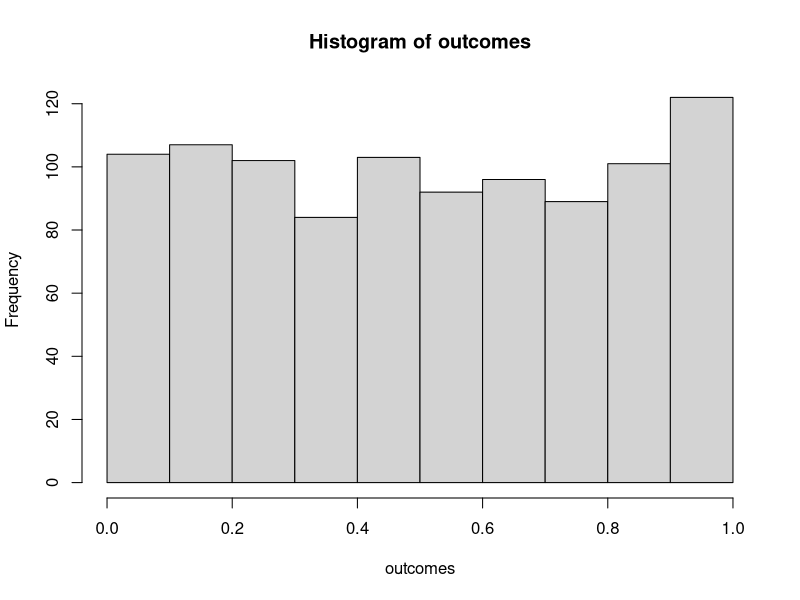
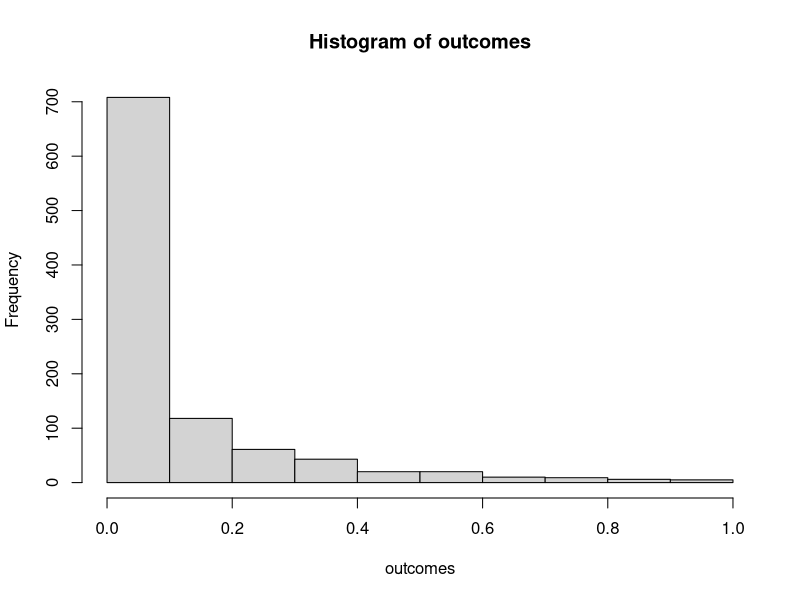

Write R code to recreate these figures, in order. (Note: this script raises an error after producing the figures.)
## ---- chunk 1
# samples A and B come from the same normal distribution
A <- rnorm(n=10,mean=10, sd=5)
B <- rnorm(n=10,mean=10, sd=5)
## ---- chunk 2
# let's run the t-test for this one pretend simulation
t.test(A,B,var.equal=TRUE)
## ---- chunk 3
# let's explore using lm() to ask the same question
Outcome <- c(A, B)
group <- factor(rep(c("A","B"), each=10))
summary(lm(Outcome ~ group))
## ---- chunk 4
# running the simulation
# everytime we run this function we do one simulated experiment and return the p-value
sim_null <- function(){
  A <- rnorm(n=10,mean=10, sd=5)
  B <- rnorm(n=10,mean=10, sd=5)
  return(t.test(A,B,var.equal=TRUE)$p.value)
}

# use replicate to run the sim many times
outcomes <- replicate(1000,sim_null())

# plot the null-distribution of p-values
hist(outcomes)

# proportion of simulated experiments that had a p-value less than .05
length(outcomes[outcomes<.05])/1000

## ---- chunk 5
#Example of a single test
A <- rnorm(n=10,mean=10, sd=5)
B <- rnorm(n=10,mean=15, sd=5)
t.test(A,B,var.equal=TRUE)

# simulations: make the mean for B 15 (5 more than A)
sim_alternative <- function(){
  A <- rnorm(n=10,mean=10, sd=5)
  B <- rnorm(n=10,mean=15, sd=5)
  return(t.test(A,B,var.equal=TRUE)$p.value)
}

# use replicate to run the sim many times
outcomes <- replicate(1000,sim_alternative())

# plot the distribution of p-values
hist(outcomes)

# proportion of simulated experiments had a p-value less than .05
length(outcomes[outcomes<.05])/1000
## ---- chunk 6
library(pwr)

# Your answer here
#pwr.t.test(...)
## ---- chunk 7
# function to run a simulated t-test
sim_power <- function(x){
  A <- rnorm(n=10, mean=0, sd=1)
  B <- rnorm(n=10, mean=(0+x), sd=1)
  return(t.test(A,B, var.equal=TRUE)$p.value)
}
## ---- chunk 8
#----- edit for answer (a) below
#effect_sizes <- seq(...)
## ---- chunk 9

#now the code below takes each value in the effect_sizes vector
#calculates power for each effect size value 
# and then plots it

power <- c()  # empty vector to store results

for(i in 1:length(effect_sizes)) {
  sims <- replicate(1000, sim_power(effect_sizes[i]))
  power[i] <- length(sims[sims<.05])/length(sims)
}

plot_df <- data.frame(effect_sizes,power)

library(ggplot2)
ggplot(plot_df, aes(x=effect_sizes,
                    y=power))+
  geom_point()+
  geom_line()
## ---- chunk 10
num_subjects <- seq(10,1000,10)
## ---- chunk 11
#Your answer here

## ---- chunk 12
plot_df <- data.frame(num_subjects,power)

library(ggplot2)
ggplot(plot_df, aes(x=num_subjects,
                    y=power))+
  geom_point()+
  geom_line()
## ---- chunk 13
# function to run a simulated t-test
sim_power <- function(x){
  A <- rnorm(n=10,mean=0, sd=1)
  B <- rnorm(n=10,mean=(0+x), sd=1)
  return(t.test(A,B,var.equal=TRUE)$p.value)
}

# vector of effect sizes
effect_sizes <- seq(.1,2,.1)

# run simulation for each effect size 1000 times
# (this is an alternate way to do what loops were doing)
power <- sapply(effect_sizes, 
          FUN = function(x) {
            sims <- replicate(1000,sim_power(x))
            sim_power <- length(sims[sims<.05])/length(sims)
            return(sim_power)})
# combine into dataframe
plot_df <- data.frame(effect_sizes,power)

# plot the power curve
ggplot(plot_df, aes(x=effect_sizes,
                    y=power))+
  geom_point()+
  geom_line()
